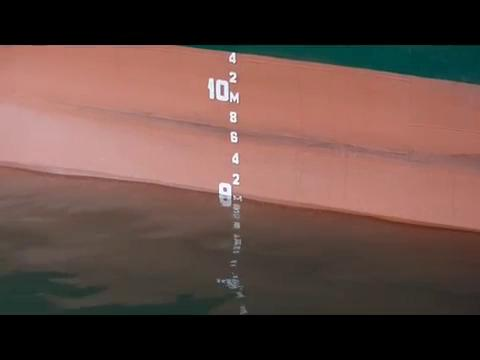
#> input picture ship1.jpg, 480 x 360 px
$ python -i water_seg_v1.2.py   (imports and definitions only)
#> lines starting #> are read from the running program, lines starting #| are printed output that depends on the picture; after the words box and inside, x2 and y2 are one past the last pixel; in counts of white or black regions, pixels touching at a corner belong together
#> further down, picture is the input picture: shape (360, 480, 3); mean B, G, R 67.3, 73.8, 99.6
# Imports
import cv2
import numpy as np
import time
import pandas as pd # CHANGED:
from imutils.video import count_frames
import os.path as osp
import labelme_compatibility as lc

# Declaration of which video file is being fed in
ship = 'meters_001'

# Path to file
path = f'/Users/blank/AutoDraft/imagery/{ship}.mp4'
# [1 line that did not run here, left out]
#print(total_frames)
# Choose to save the output or not
save = True

# CHANGED:
# Bring in average location based across 30 fps
# [1 line that did not run here, left out]
# [1 line that did not run here, left out]
#print(avg_draft_location)

def nothing(x):
    pass
# filters area of found contours
def area_filter(contours):
    #run each
    areas = np.array(list(map(cv2.contourArea, contours)))
    # take the mean of these areas
    Ea = np.mean(areas)
    # find the standard deviation of the areas
    Sa = np.std(areas)
    # return a filtered list of the contours that meet the area requirements
    # to pass, each contour grouping area must be larger than 4 stds less
    # than the mean and less than 4 stds greater than the mean.
    return filter(lambda x: Ea-Sa*4 < cv2.contourArea(x) < Ea + Sa*4, contours)

# filters out erroneous lines
# [20 lines left out: functions line_filter, point_filter, not called in this run]

# finds the center point of the filtered boxes
def box_center(box):
    x,y,w,h = box
    return x + w//2, y + h//2

def get_points(box):
    x,y,w,h = box
    return x, y, x + w, y + h

#draws boxes on the frame around draft marks
# [7 lines left out: function draw_box, not called in this run]

# Finding white marks within the image
def find_white_marks(frame):
    # convert frame to gray scale
    im = cv2.cvtColor(frame, cv2.COLOR_BGR2GRAY)
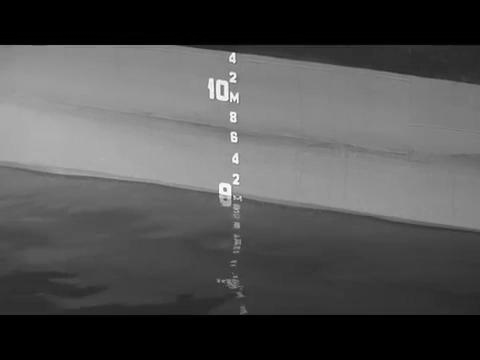
#> im: shape (360, 480); min 0, max 254, mean 80.8
    # retrieve i_lower value from trackbar position
    i_lower = cv2.getTrackbarPos("i lower", controlwindow)
    # use binary thresholding and outputs just the thresholded image.
    # In this case anything above i_lower becomes white (255), while
    # anything below is given a value of black (0)
    im = cv2.threshold(im, i_lower, 255, cv2.THRESH_BINARY)[1]
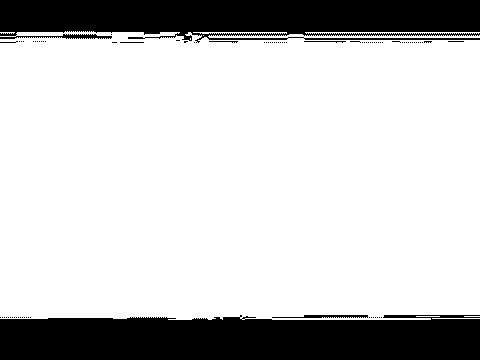
#> im: shape (360, 480); 78.4% white; 83 black regions (77 under 20 px), largest, box (x1, y1, x2, y2) and area: (0, 315, 480, 360) 19945, (0, 0, 480, 43) 16979, (272, 315, 368, 318) 201, (304, 41, 346, 43) 44, (209, 41, 238, 43) 32, (120, 42, 144, 43) 24
    # build a structuring element for image processing
    kernel = cv2.getStructuringElement(cv2.MORPH_ELLIPSE,(3,3))
    # pass image with the structuring element to open --> this is
    # erosion followed by dilation (erosion reduces noise, however
    # also reduces the size, thus we need to dilate back)
    im = cv2.morphologyEx(im, cv2.MORPH_OPEN, kernel)
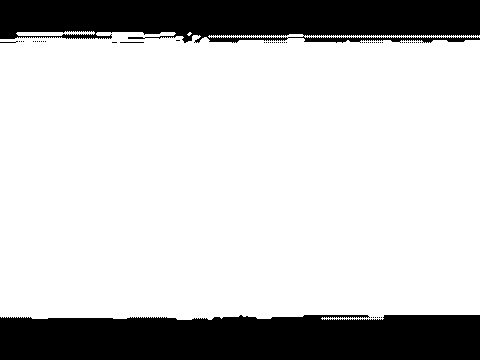
#> im: shape (360, 480); 77.7% white; 55 black regions (52 under 20 px)
    # this portion of code grabs the contours of our thresholded image
    contours, _ = cv2.findContours(im, cv2.RETR_EXTERNAL,
     cv2.CHAIN_APPROX_NONE)[-2:]
#> contours = 3 contours, 1 with area under 20; largest, box (x1, y1, x2, y2) and area: (0, 32, 480, 320) 132952, (16, 31, 95, 36) 196
    # iterates the countours ouput from our filter through the boundingRect
    # function and outputs the map_object to boxes
    boxes = map(cv2.boundingRect, area_filter(contours))
#> in area_filter, `areas = np.array(list(map(cv2.contourArea, contours)))`: areas = [7, 132952.5, 196.5]
#> in area_filter, `Ea = np.mean(areas)`: Ea = 44385.3
#> in area_filter, `Sa = np.std(areas)`: Sa = 62626.5
    # returns boxes and thresholded/operated image
    #CHANGED: returning contours as well
    #TODO: save contours into some sort of dictionary or array or something to examine it and how to incorporate into labelme
    return boxes, im, contours

# filters out center points that do not fall within a range
# [88 lines left out: functions remove_outliers, find_draft_vert, find_waterline, not called in this run]

# Implement kalman filter for line estimation
# simple example: https://www.bzarg.com/p/how-a-kalman-filter-works-in-pictures/
def line_estimator(noise_factor):
    kalman = cv2.KalmanFilter(6, 4)
    kalman.measurementMatrix = np.array([[1, 0, 0, 0, 0, 0],
                                         [0, 1, 0, 0, 0 , 0],
                                         [0, 0, 1, 0, 0 , 0],
                                         [0, 0, 0, 1, 0 , 0],
                                         ], np.float32)

    kalman.transitionMatrix = np.array([[1, 0, 1, 0, 0, 0],
                                        [0, 1, 0, 1 ,0 ,0],
                                        [0, 0, 1, 0, 1, 0],
                                        [0, 0, 0, 1, 0 ,1],
                                        [0, 0, 0, 0, 1, 0],
                                        [0, 0, 0, 0, 0 ,1]], np.float32)

    kalman.processNoiseCov = np.array([[1, 0, 0, 0, 0, 0],
                                       [0, 1, 0, 0, 0, 0],
                                       [0, 0, 1, 0, 0, 0],
                                       [0, 0, 0, 1, 0, 0],
                                       [0, 0, 0, 0, 1, 0],
                                       [0, 0, 0, 0, 0, 1]], np.float32) * noise_factor
    return kalman

# Line Intersection found utilizing determinants
# [15 lines left out: function line_intersection, not called in this run]

######################### Building the Window ##########################
# Video window Title
controlwindow = "Draft Estimate"
# Create named window to house video. WINDOW_NORMAL enables manual resizing
# [1 line not run here, left out]
# Initial position of the "i lower" track bar
i_lower = 180
# Creates "i lower" trackbar. Pointer begins at position i_lower, and moves to a maximum position of 255.
# [1 line not run here, left out]
# Initial position of "draft pos" trackbar
draft_pos = 170
# Creates "draft pos" trackbar. Pointer begins at draft_pos, and moves to maximum position of 255.
# [5 lines not run here, left out]
# Get frame width and height using VideoCapture.get(propID) with propID as specified
# [1 line that did not run here, left out]
# [1 line not run here, left out]
# [1 line that did not run here, left out]
# [1 line not run here, left out]
# Area of Frame
# [1 line that did not run here, left out]

# Write the video out to file with the below specifications if save=TRUE
# Writes videos based on the following specs: name, fourcc video codec id, fps, frame dimensions
# [4 lines that did not run here, left out]
ret = True

# Establish left and right hand as well as top and bottom portions of the frame (// division notation results in type int)
# The height is the left and right portions of the frame, whereas the width is the top and bottom in OpenCV,
# hence the notation below of "lefty" and "topx"
# [1 line that did not run here, left out]
# [1 line that did not run here, left out]
# take above points to create a line and then find their intersection
# [2 lines that did not run here, left out]

# Create timer
timer = []
it = 0
n = 0 # established for averaging
# set up empty arrays for filling with draft points
# [1 line that did not run here, left out]
# [1 line that did not run here, left out]
wl_k = line_estimator(0.3)
d_k = line_estimator(0.3)
c_k = line_estimator(0.3)

# [1 line that did not run here, left out]
# [1 line that did not run here, left out]
# [1 line that did not run here, left out]
vxm = vym = 0.0
labels = None
# start timer returning time in seconds since the epoch as a float
start = time.time()
# [138 lines not run here, left out]

>>> import cv2
>>> picture = cv2.imread('ship1.jpg')
>>> result = find_white_marks(picture)
